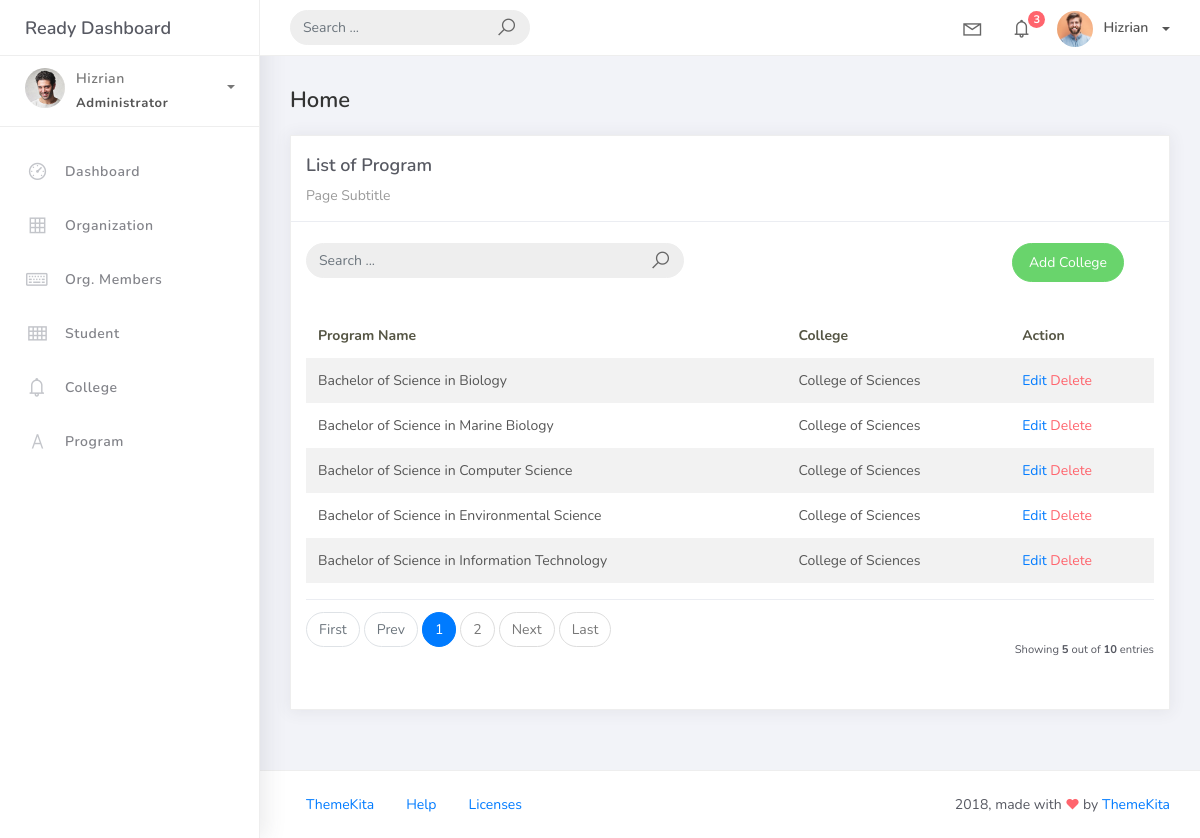
The page /program_list on the database its author committed.
### studentorg/models.py (models this page shows, shortened)
class BaseModel(models.Model):
    created_at = models.DateTimeField(auto_now_add=True, db_index=True)
    updated_at = models.DateTimeField(auto_now=True)
    class Meta:
        abstract = True

class Program(BaseModel):
    prog_name = models.CharField(max_length=150)
    college = models.ForeignKey(College, on_delete=models.CASCADE)

class College(BaseModel):
    college_name = models.CharField(max_length=150)
    def __str__(self):
        return self.college_name

### studentorg/views.py (the view)
# urls.py: path('program_list', ProgramList.as_view(), name='program-list'),
class ProgramList(ListView):
    model = Program
    context_object_name = 'prog'
    template_name = 'prog_list.html'
    paginate_by = 5
    def get_queryset(self, *args, **kwargs):
        qs = super(ProgramList, self).get_queryset(*args, **kwargs)
        if self.request.GET.get("q") !=None:
            query = self.request.GET.get('q')
            qs = qs.filter(Q(prog_name__icontains=query) |
                           Q(college__college_name__icontains=query))
        return qs

### templates/prog_list.html
{% extends 'base.html' %}{% load static %}{% block content %}
<div class="content">
    <div class="container-fluid">
        <h4 class="page-title">Home</h4>
        <div class="row">
            <div class="col-md-12">
                <div class="card">
                    <div class="card-header">
                        <div class="card-title">List of Program</div>
                        <div class="card-category">Page Subtitle</div>
                    </div>
                    <br />
                        <div class="col-md-12 row">
                            <div class="col-md-6">
                                <form class="navbar-left navbar-form nav-search mr-md-3" action="{% url 'program-list' %}">
                                    <div class="input-group">
                                        <input type="text" placeholder="Search ..." class="form-control" name="q" />
                                        <div class="input-group-append">
                                        <span class="input-group-text">
                                            <i class="la la-search search-icon"></i>
                                        </span>
                                        </div>
                                    </div>
                                </form>
                            </div>
                            <div class="col-md-6">
                                <div class="pull-right">
                                    <a href="{% url 'program-add' %}" class="btn btn-success btn-rounded"> Add College</a>
                                </div>
                            </div>
                        </div>
                    <div class="card-body">
                        <table class="table table-striped mt-3">
                            <thead>
                                <tr>
                                    <th scope="col">Program Name</th>
                                    <th scope="col">College</th>
                                    <th scope="col">Action</th>
                                </tr>
                            </thead>
                            <tbody>
                                {% for object in object_list %}
                                    <tr>
                                        <td>{{ object.prog_name }}</td>
                                        <td>{{ object.college }}</td>
                                        <td>
                                            <a href="program_list/{{ object.id }}">Edit</a>
                                            <a href="program_list/{{ object.id }}/delete" class="text-danger">Delete</a>
                                        </td>
                                    </tr>
                                {% endfor %}
                            </tbody>
                        </table>
                        {% include 'includes/pagination.html' %}
                    </div>
                </div>
            </div>
        </div>
    </div>
</div>
{% endblock %}

### rows shown on the page
Program: prog_name "Bachelor of Science in Biology", college "College of Sciences"
Program: prog_name "Bachelor of Science in Marine Biology", college "College of Sciences"
Program: prog_name "Bachelor of Science in Computer Science", college "College of Sciences"
Program: prog_name "Bachelor of Science in Environmental Science", college "College of Sciences"
Program: prog_name "Bachelor of Science in Information Technology", college "College of Sciences"

### other values the page prints
{{ page_num }} "1"
{{ page_num }} "2"
{{ object_list.count }} "5"
{{ paginator.count }} "10"
